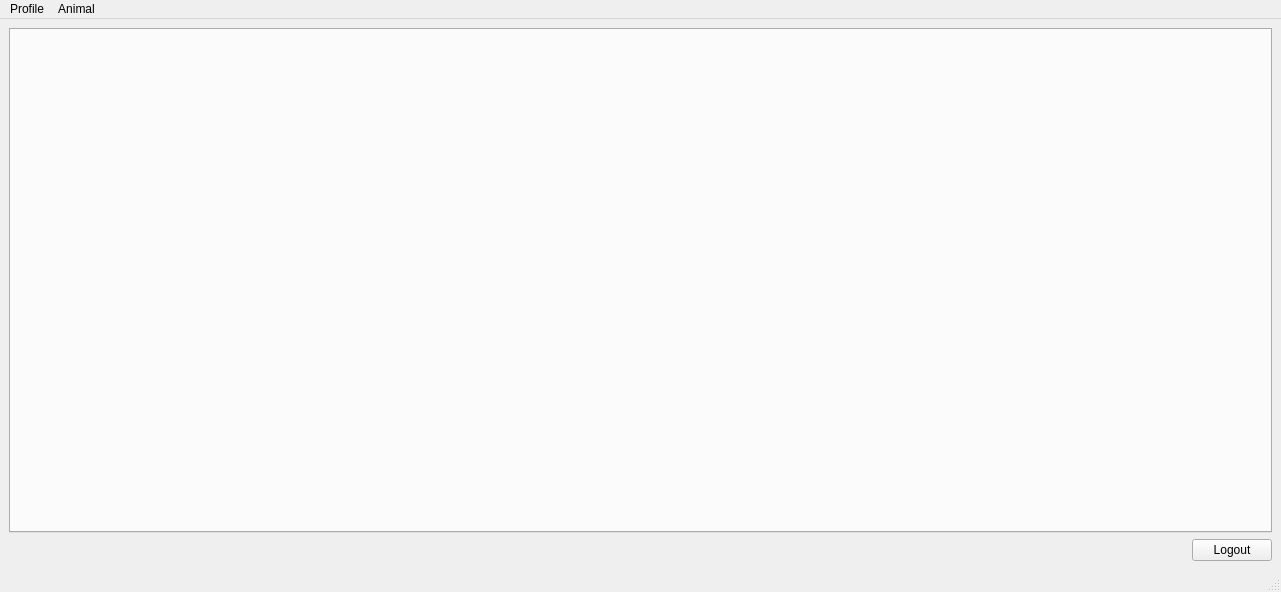
<?xml version="1.0" encoding="UTF-8"?>
<ui version="4.0">
 <class>ClientMainWindow</class>
 <widget class="QMainWindow" name="ClientMainWindow">
  <property name="geometry">
   <rect>
    <x>0</x>
    <y>0</y>
    <width>1281</width>
    <height>592</height>
   </rect>
  </property>
  <property name="windowTitle">
   <string>MainWindow</string>
  </property>
  <widget class="QWidget" name="centralwidget">
   <layout class="QGridLayout" name="gridLayout">
    <item row="1" column="1">
     <widget class="QPushButton" name="logout_Button">
      <property name="text">
       <string>Logout</string>
      </property>
     </widget>
    </item>
    <item row="1" column="0">
     <spacer name="horizontalSpacer">
      <property name="orientation">
       <enum>Qt::Horizontal</enum>
      </property>
      <property name="sizeHint" stdset="0">
       <size>
        <width>40</width>
        <height>20</height>
       </size>
      </property>
     </spacer>
    </item>
    <item row="0" column="0" colspan="2">
     <widget class="QTabWidget" name="tabWidget">
      <property name="currentIndex">
       <number>-1</number>
      </property>
     </widget>
    </item>
   </layout>
  </widget>
  <widget class="QMenuBar" name="menubar">
   <property name="geometry">
    <rect>
     <x>0</x>
     <y>0</y>
     <width>1281</width>
     <height>22</height>
    </rect>
   </property>
   <widget class="QMenu" name="menuProfile">
    <property name="title">
     <string>Profile</string>
    </property>
    <addaction name="actionEdit_Profile"/>
   </widget>
   <widget class="QMenu" name="menuAnimal">
    <property name="title">
     <string>Animal</string>
    </property>
    <addaction name="actionView_Animals"/>
   </widget>
   <addaction name="menuProfile"/>
   <addaction name="menuAnimal"/>
  </widget>
  <widget class="QStatusBar" name="statusbar"/>
  <action name="actionView_Profile">
   <property name="text">
    <string>View Profile</string>
   </property>
  </action>
  <action name="actionEdit_Profile">
   <property name="text">
    <string>View/Edit Profile</string>
   </property>
  </action>
  <action name="actionView_Animals">
   <property name="text">
    <string>View Animals</string>
   </property>
  </action>
 </widget>
 <resources/>
 <connections/>
</ui>
